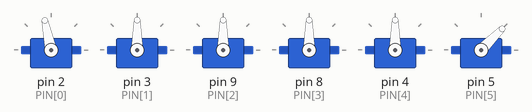
Recording of a sketch running on a simulated Arduino Uno, built with avr-gcc and run on an emulated ATmega328P. Shown: 6 × servo. What the sketch prints to the serial monitor is not drawn.

Above: at 2.3 s.
At 10.16 s:
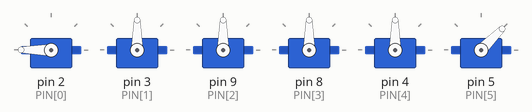
At 15.31 s:
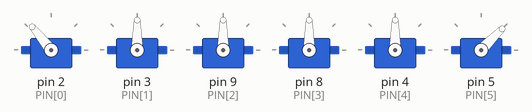
At 28.3 s:
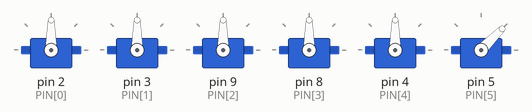
Timing chart, 0 to 40.0 s (numbered marks = the images above):
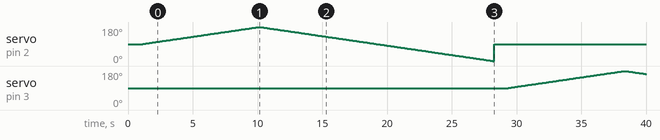

The sketch:

02_servo_check_one_by_one.ino
```cpp
// ============================================================================
//  [02] 서보 하나씩 움직여 보기 — 관절 확인용 코드
// ----------------------------------------------------------------------------
//   [무엇을 하나?]  1번 → 2번 → … → 6번 서보를 '한 개씩' 천천히 움직인다.
//   [왜 쓰나?]      어느 서보가 어느 관절(부위)인지 눈으로 확인 →
//                   활동지 '관절 매핑표'를 채울 때 사용한다.
//   [보는 법]       시리얼 모니터(9600 baud)를 열면 "지금 N번 서보"가 표시된다.
// ============================================================================

#include <Servo.h>                 // 서보 도구상자

const int SERVOS = 6;              // 서보(관절) 개수
int  PIN[SERVOS] = { 2, 3, 9, 8, 4, 5 };   // 각 서보가 꽂힌 핀 번호
int  MINA[SERVOS] = { 0, 0, 0, 0, 0, 0 };  // 각 서보 최소 각도
int  MAXA[SERVOS] = { 180, 180, 180, 180, 180, 90 }; // 최대(그리퍼=6번만 90)
int  HOME[SERVOS] = { 90, 90, 90, 90, 90, 45 };      // 안전한 시작 각도
Servo myservo[SERVOS];            // 서보 6개(실제 모터)

void setup() {
  Serial.begin(9600);             // 컴퓨터와 통신 시작(어느 서보인지 표시용)

  // 서보 6개를 각자의 핀에 연결하고, 안전한 시작 자세로 보낸다
  for (int i = 0; i < SERVOS; i++) {
    myservo[i].attach(PIN[i]);
    myservo[i].write(HOME[i]);
  }
  delay(1000);                    // 자세가 잡힐 때까지 잠깐 대기
  Serial.println("서보 하나씩 확인 시작! 어느 관절이 움직이는지 보세요.");
}

void loop() {
  // 서보를 0번부터 5번까지 '한 개씩' 차례로 움직인다
  for (int i = 0; i < SERVOS; i++) {

    Serial.print(">> 지금 ");      // 지금 움직이는 서보 번호를 알려준다
    Serial.print(i + 1);          // 사람이 세는 번호(1~6)로 표시
    Serial.println("번 서보를 움직입니다");

    sweepOne(i);                  // ↓ 아래에서 만든 '한 개 왕복' 함수 실행

    myservo[i].write(HOME[i]);    // 확인이 끝나면 원래 자세로 되돌려 놓기
    delay(1000);                  // 다음 서보로 넘어가기 전 1초 쉬기(기록할 시간)
  }

  Serial.println("=== 한 바퀴 끝! 다시 1번부터 반복합니다 ===");
  delay(1500);
}

// ----------------------------------------------------------------------------
//  [함수] sweepOne(i) : i번 서보 하나만 최소→최대→최소로 천천히 왕복시킨다.
//         (그리퍼처럼 가동범위가 좁은 서보도 MINA/MAXA 덕분에 안전하다)
// ----------------------------------------------------------------------------
void sweepOne(int i) {
  // 최소 각도 → 최대 각도 (1도씩 증가)
  for (int a = HOME[i]; a <= MAXA[i]; a++) {
    myservo[i].write(a);
    delay(100);                    // 숫자를 키우면 더 천천히 움직인다
  }
  // 최대 각도 → 최소 각도 (1도씩 감소)
  for (int a = MAXA[i]; a >= MINA[i]; a--) {
    myservo[i].write(a);
    delay(100);
  }
    for (int a = MINA[i]; a >= HOME[i]; a--) {
    myservo[i].write(a);
    delay(100);
  }
}
```

Measured:
- by itself, servo on pin 2 (PIN[0]): 90° → 91° at 1.2 s, → 92° 0.10 s later, → 93° 0.10 s later, → 94° 0.10 s later, … (271 changes in this stretch)
- by itself, servo on pin 3 (PIN[1]): rises from 90° to 180° in 8.9 s, then falls to 164° in 1.7 s
